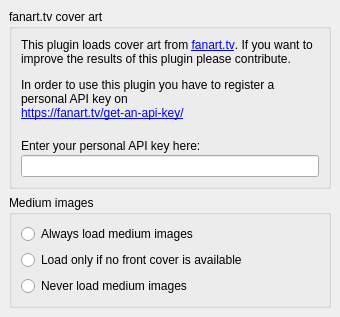
<?xml version="1.0" encoding="UTF-8"?>
<ui version="4.0">
 <class>FanartTvOptionsPage</class>
 <widget class="QWidget" name="FanartTvOptionsPage">
  <property name="geometry">
   <rect>
    <x>0</x>
    <y>0</y>
    <width>340</width>
    <height>317</height>
   </rect>
  </property>
  <layout class="QVBoxLayout">
   <property name="spacing">
    <number>6</number>
   </property>
   <property name="leftMargin">
    <number>9</number>
   </property>
   <property name="topMargin">
    <number>9</number>
   </property>
   <property name="rightMargin">
    <number>9</number>
   </property>
   <property name="bottomMargin">
    <number>9</number>
   </property>
   <item>
    <widget class="QGroupBox" name="groupBox">
     <property name="title">
      <string>fanart.tv cover art</string>
     </property>
     <layout class="QVBoxLayout">
      <property name="spacing">
       <number>2</number>
      </property>
      <property name="leftMargin">
       <number>9</number>
      </property>
      <property name="topMargin">
       <number>9</number>
      </property>
      <property name="rightMargin">
       <number>9</number>
      </property>
      <property name="bottomMargin">
       <number>9</number>
      </property>
      <item>
       <widget class="QLabel" name="label">
        <property name="text">
         <string>&lt;!DOCTYPE HTML PUBLIC &quot;-//W3C//DTD HTML 4.0//EN&quot; &quot;http://www.w3.org/TR/REC-html40/strict.dtd&quot;&gt;
&lt;html&gt;&lt;head&gt;&lt;meta name=&quot;qrichtext&quot; content=&quot;1&quot; /&gt;&lt;/head&gt;&lt;body&gt;
&lt;p&gt;This plugin loads cover art from &lt;a href=&quot;http://fanart.tv/&quot;&gt;fanart.tv&lt;/a&gt;. If you want to improve the results of this plugin please contribute.&lt;/p&gt;
&lt;p&gt;In order to use this plugin you have to register a personal API key on&lt;br /&gt;&lt;a href=&quot;https://fanart.tv/get-an-api-key/&quot;&gt;https://fanart.tv/get-an-api-key/&lt;/a&gt;&lt;/p&gt;&lt;/body&gt;&lt;/html&gt;</string>
        </property>
        <property name="textFormat">
         <enum>Qt::RichText</enum>
        </property>
        <property name="wordWrap">
         <bool>true</bool>
        </property>
        <property name="openExternalLinks">
         <bool>true</bool>
        </property>
       </widget>
      </item>
      <item>
       <spacer name="verticalSpacer">
        <property name="orientation">
         <enum>Qt::Vertical</enum>
        </property>
        <property name="sizeType">
         <enum>QSizePolicy::Expanding</enum>
        </property>
        <property name="sizeHint" stdset="0">
         <size>
          <width>20</width>
          <height>40</height>
         </size>
        </property>
       </spacer>
      </item>
      <item>
       <widget class="QLabel" name="label_2">
        <property name="text">
         <string>Enter your personal API key here:</string>
        </property>
       </widget>
      </item>
      <item>
       <widget class="QLineEdit" name="fanarttv_client_key"/>
      </item>
     </layout>
    </widget>
   </item>
   <item>
    <widget class="QGroupBox" name="verticalGroupBox">
     <property name="title">
      <string>Medium images</string>
     </property>
     <layout class="QVBoxLayout" name="verticalLayout">
      <item>
       <widget class="QRadioButton" name="fanarttv_cdart_use_always">
        <property name="text">
         <string>Always load medium images</string>
        </property>
       </widget>
      </item>
      <item>
       <widget class="QRadioButton" name="fanarttv_cdart_use_if_no_albumcover">
        <property name="text">
         <string>Load only if no front cover is available</string>
        </property>
       </widget>
      </item>
      <item>
       <widget class="QRadioButton" name="fanarttv_cdart_use_never">
        <property name="text">
         <string>Never load medium images</string>
        </property>
       </widget>
      </item>
     </layout>
    </widget>
   </item>
   <item>
    <spacer name="verticalSpacer_3">
     <property name="orientation">
      <enum>Qt::Vertical</enum>
     </property>
     <property name="sizeHint" stdset="0">
      <size>
       <width>20</width>
       <height>40</height>
      </size>
     </property>
    </spacer>
   </item>
   <item>
    <spacer name="verticalSpacer_2">
     <property name="orientation">
      <enum>Qt::Vertical</enum>
     </property>
     <property name="sizeHint" stdset="0">
      <size>
       <width>20</width>
       <height>40</height>
      </size>
     </property>
    </spacer>
   </item>
  </layout>
 </widget>
 <resources/>
 <connections/>
</ui>
